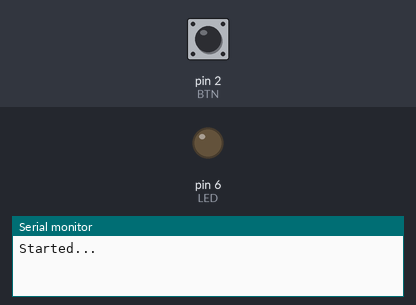
The sketch below on a simulated Arduino Uno, built with avr-gcc and run on an emulated ATmega328P. Parts: output pins drawn as LEDs (lit = HIGH), the last lines printed to the serial monitor. The inputs (shaded band) are chosen by the test bench; at power-on: pin 2 (BTN) HIGH.

Above: at 1.2 s.
1.3 s: pin 2 (BTN) pulled LOW for 0.15 s
At 2.3 s:
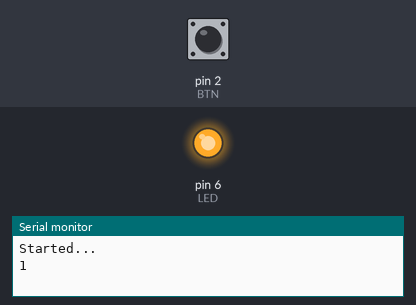
2.9 s: pin 2 (BTN) pulled LOW for 1 s
At 3.5 s:
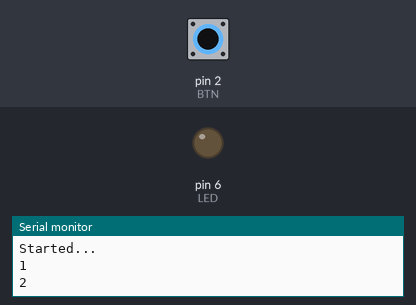
5.4 s: pin 2 (BTN) pulled LOW for 3.2 s
At 6.6 s:
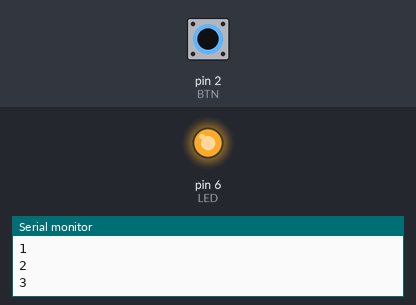
Timing chart, 0 to 8.4 s (numbered marks = the images above; inputs shaded):
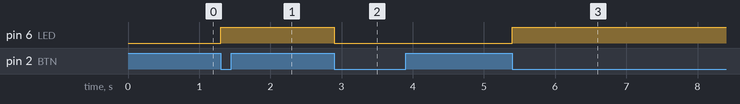

Measured:
- after the input at 1.3 s, pin 6 (LED): LOW → HIGH at once
- after the input at 2.9 s, pin 6 (LED): HIGH → LOW at once
- after the input at 5.4 s, pin 6 (LED): LOW → HIGH at once

The sketch:

Debounce_after.ino
```cpp
#define BTN 2
#define LED 6
int counter = 0;
bool pressed = false;
bool state = false;

void setup()
{
  pinMode(BTN,INPUT_PULLUP);
  pinMode(LED,OUTPUT);
  Serial.begin(9600);
  Serial.println("Started...");
}

void loop()
{
  if(digitalRead(BTN)==LOW && pressed==0)
  {
    pressed = 1;
    state = !state;
    counter++;
    Serial.println(counter);
    digitalWrite(LED,state);
  }
  else if(digitalRead(BTN)==HIGH && pressed==1)
  {
    pressed = 0;
    delay(200);
  }
}
```
